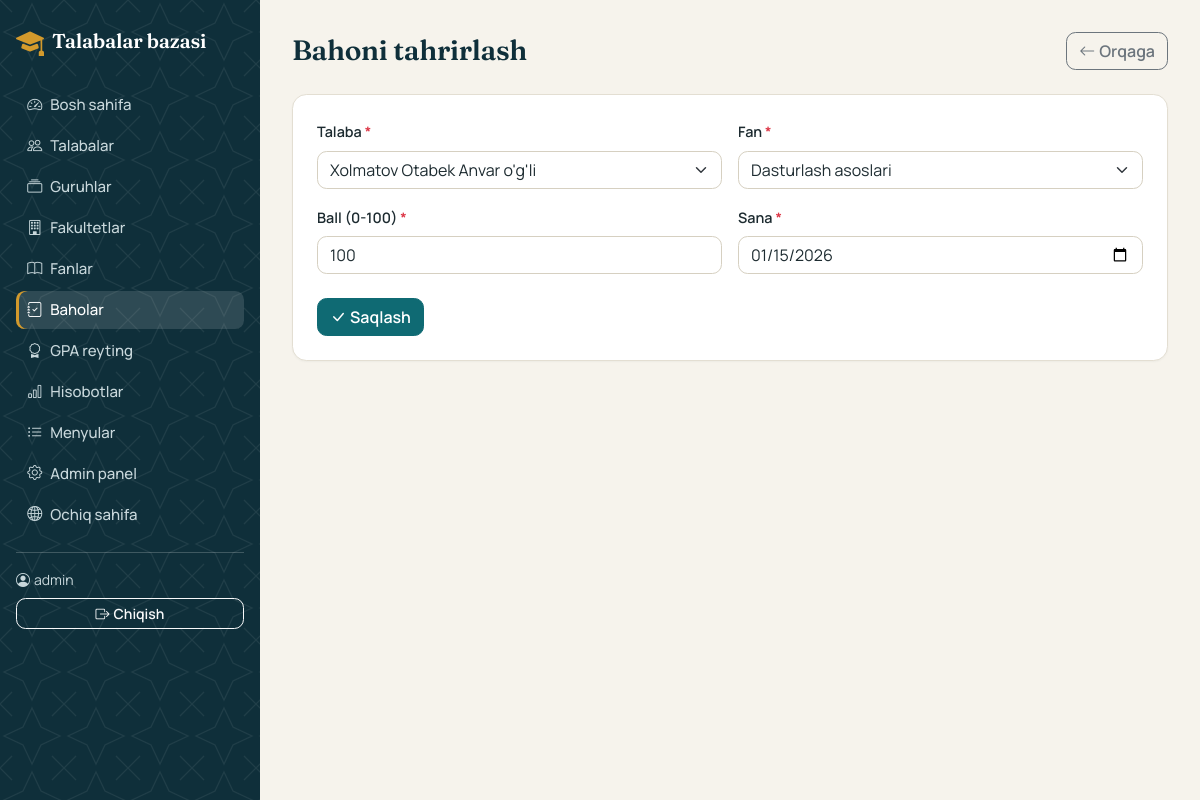
Page /baholar/1/tahrirlash/ (signed in) on the committed database.
### talabalar/models.py (models this page shows, shortened)
class Baho(models.Model):
    talaba = models.ForeignKey(Talaba, on_delete=models.CASCADE, related_name="baholar", verbose_name="Talaba")
    fan = models.ForeignKey(Fan, on_delete=models.PROTECT, related_name="baholar", verbose_name="Fan")
    ball = models.PositiveSmallIntegerField("Ball (0-100)", validators=[MaxValueValidator(100)])
    sana = models.DateField("Sana")
    class Meta:
        verbose_name = "Baho"
        verbose_name_plural = "Baholar"
        ordering = ["-sana"]
        constraints = [models.UniqueConstraint(fields=["talaba", "fan"], name="talaba_fan_unique")]

### talabalar/views.py (the view)
# urls.py: path("baholar/<int:pk>/tahrirlash/", views.BahoUpdate.as_view(), name="baho_update"),
class BahoUpdate(ObyektUpdate):
    model, form_class = Baho, BahoForm
    sarlavha, list_url = "Bahoni tahrirlash", "baho_list"
    success_url = reverse_lazy("baho_list")

### talabalar/forms.py
class BahoForm(BootstrapMixin, forms.ModelForm):
    class Meta:
        model = Baho
        fields = "__all__"
        widgets = {"sana": forms.DateInput(attrs={"type": "date"}, format="%Y-%m-%d")}

### talabalar/context_processors.py (called while the page is built)
def menyular(request):
    return {"menyular": Menyu.objects.all(), "vaqtinchalik_baza": settings.VERCEL}

### talabalar/models.py (called while the page is built)
    def __str__(self):
        return self.nomi

    def __str__(self):
        return self.toliq_ism

    @property
    def toliq_ism(self):
        return f"{self.familiya} {self.ism} {self.otasining_ismi}".strip()

### talabalar/views.py (called while the page is built)
    def get_orqaga_url(self):
        return reverse(self.list_url)

    def get_context_data(self, **kwargs):
        ctx = super().get_context_data(**kwargs)
        ctx["sarlavha"] = self.sarlavha
        ctx["orqaga_url"] = self.get_orqaga_url()
        return ctx

### talabalar/templates/talabalar/obyekt_form.html (shortened to what this page needs)
{% extends "talabalar/base.html" %}
{% block content %}
<div class="d-flex flex-wrap gap-2 justify-content-between align-items-center mb-4">
  <h3 class="mb-0">{{ sarlavha }}</h3>
  <a href="{{ orqaga_url }}" class="btn btn-outline-secondary"><i class="bi bi-arrow-left me-1"></i>Orqaga</a>
</div>
<div class="card p-4">
  <form method="post" novalidate>{% csrf_token %}
    <div class="row g-3">
      {% for field in form %}
        <div class="col-md-6">
          <label class="form-label" for="{{ field.id_for_label }}">{{ field.label }}{% if field.field.required %} <span class="text-danger">*</span>{% endif %}</label>
          {{ field }}
        </div>
      {% endfor %}
    </div>
    <button class="btn btn-primary mt-4"><i class="bi bi-check-lg me-1"></i>Saqlash</button>
  </form>
</div>
{% endblock %}

### talabalar/templates/talabalar/base.html (shortened to what this page needs)
<!doctype html>
<html lang="uz">
<head>
  {% include "talabalar/_bosh_qism.html" %}
</head>
<body>
<div class="ilova">
  <nav class="yon-panel offcanvas-md offcanvas-start" tabindex="-1" id="yonPanel" aria-label="Asosiy menyu">
    <div class="yon-ichki">
      <div class="d-flex align-items-center justify-content-between mb-4">
        <a href="{% url 'bosh_sahifa' %}" class="d-flex align-items-center text-white text-decoration-none">
          <i class="bi bi-mortarboard-fill tamgha fs-3 me-2"></i><span class="sarlavha-shrift text-white fs-5">Talabalar bazasi</span>
        </a>
      </div>
      {% with u=request.resolver_match.url_name %}
      <ul class="nav flex-column">
        <li><a class="nav-link {% if u == 'bosh_sahifa' %}active{% endif %}" href="{% url 'bosh_sahifa' %}"><i class="bi bi-speedometer2 me-2"></i>Bosh sahifa</a></li>
        <li><a class="nav-link {% if 'talaba' in u %}active{% endif %}" href="{% url 'talaba_list' %}"><i class="bi bi-people me-2"></i>Talabalar</a></li>
        <li><a class="nav-link {% if 'guruh' in u %}active{% endif %}" href="{% url 'guruh_list' %}"><i class="bi bi-collection me-2"></i>Guruhlar</a></li>
        <li><a class="nav-link {% if 'fakultet' in u %}active{% endif %}" href="{% url 'fakultet_list' %}"><i class="bi bi-building me-2"></i>Fakultetlar</a></li>
        <li><a class="nav-link {% if 'fan' in u %}active{% endif %}" href="{% url 'fan_list' %}"><i class="bi bi-book me-2"></i>Fanlar</a></li>
        <li><a class="nav-link {% if 'baho' in u %}active{% endif %}" href="{% url 'baho_list' %}"><i class="bi bi-journal-check me-2"></i>Baholar</a></li>
        <li><a class="nav-link {% if u == 'gpa_reyting' %}active{% endif %}" href="{% url 'gpa_reyting' %}"><i class="bi bi-award me-2"></i>GPA reyting</a></li>
        <li><a class="nav-link {% if u == 'hisobotlar' %}active{% endif %}" href="{% url 'hisobotlar' %}"><i class="bi bi-bar-chart me-2"></i>Hisobotlar</a></li>
        <li><a class="nav-link {% if 'menyu' in u %}active{% endif %}" href="{% url 'menyu_list' %}"><i class="bi bi-list-ul me-2"></i>Menyular</a></li>
        <li><a class="nav-link" href="{% url 'admin_panel' %}"><i class="bi bi-gear me-2"></i>Admin panel</a></li>
        <li><a class="nav-link" href="{% url 'ochiq_sahifa' %}"><i class="bi bi-globe2 me-2"></i>Ochiq sahifa</a></li>
      </ul>
      {% endwith %}
      <div class="mt-auto pt-3">
        <hr class="mt-0">
        <div class="foydalanuvchi mb-2"><i class="bi bi-person-circle me-1"></i>{{ user.username }}</div>
        <form method="post" action="{% url 'logout' %}">{% csrf_token %}
          <button class="btn btn-sm btn-outline-light w-100"><i class="bi bi-box-arrow-right me-1"></i>Chiqish</button>
        </form>
      </div>
    </div>
  </nav>
  <main class="ilova-asosiy">
    {% block content %}{% endblock %}
  </main>
</div>
</body>
</html>

### talabalar/static/talabalar/style.css (style rules this page uses)
:root { --siyoh: #0f2f3a; --siyoh-2: #174452; --moviy: #0f6a73; --moviy-to: #0b555d; --moviy-och: #dcecec; --oltin: #d39a2c; --qogoz: #f6f3ec; --sirt: #ffffff; --chiziq: #e3ded2; --matn: #1d2b30; --xira: #5d6b70; --bs-body-font-family: "Manrope", system-ui, -apple-system, "Segoe UI", sans-serif; --bs-body-bg: var(--qogoz); --bs-body-color: var(--matn); --bs-border-color: var(--chiziq); --bs-link-color: var(--moviy); --bs-link-color-rgb: 15, 106, 115; --bs-link-hover-color: var(--moviy-to); --bs-link-hover-color-rgb: 11, 85, 93; --bs-secondary-color: var(--xira); --bs-primary-rgb: 15, 106, 115; --bs-primary-bg-subtle: var(--moviy-och); --bs-primary-text-emphasis: var(--moviy-to); }
h1, h2, h3, .sarlavha-shrift { font-family: "Fraunces", Georgia, serif; font-weight: 600; letter-spacing: -.01em; color: var(--siyoh); }
.btn { font-weight: 600; border-radius: .6rem; }
.btn-primary { --bs-btn-bg: var(--moviy); --bs-btn-border-color: var(--moviy); --bs-btn-hover-bg: var(--moviy-to); --bs-btn-hover-border-color: var(--moviy-to); --bs-btn-active-bg: var(--moviy-to); --bs-btn-active-border-color: var(--moviy-to); --bs-btn-disabled-bg: var(--moviy); --bs-btn-disabled-border-color: var(--moviy); }
.card { --bs-card-bg: var(--sirt); border: 1px solid var(--chiziq); border-radius: .9rem; box-shadow: 0 1px 2px rgba(15, 47, 58, .04); }
.form-control, .form-select { border-radius: .6rem; border-color: #d6d0c1; background-color: var(--sirt); }
.form-label { font-weight: 600; font-size: .9rem; }
.ilova { display: flex; min-height: 100vh; }
.ilova-asosiy { flex: 1; min-width: 0; padding: 2rem; }
.yon-panel { --bs-offcanvas-width: 260px; --bs-offcanvas-bg: var(--siyoh); background: var(--siyoh) var(--naqsh) !important; color: #fff; }
.yon-ichki { padding: 1.25rem 1rem; display: flex; flex-direction: column; flex: 1; width: 100%; }
.yon-panel .nav-link { color: #c9d8dc; border-radius: .55rem; padding: .5rem .7rem; margin-bottom: .15rem; font-weight: 500; font-size: .94rem; }
.yon-panel .nav-link.active { background: rgba(255, 255, 255, .13); color: #fff; box-shadow: inset 3px 0 0 var(--oltin); }
.yon-panel .foydalanuvchi { color: #c9d8dc; font-size: .875rem; }
.yon-panel hr { border-color: rgba(255, 255, 255, .2); opacity: 1; }
.tamgha { color: var(--oltin); }
@media (min-width: 768px) { .yon-panel { flex: 0 0 260px; width: 260px; position: sticky; top: 0; height: 100vh; overflow-y: auto; } }

### rows in the picture
Baho: form "Xolmatov Otabek Anvar o'g'li" "Dasturlash asoslari" "100" "01/15/2026"

### other values in the picture
{{ user.username }} "admin"
{{ sarlavha }} "Bahoni tahrirlash"
{{ field.label }} "Talaba" "Fan" "Ball (0-100)" "Sana"
